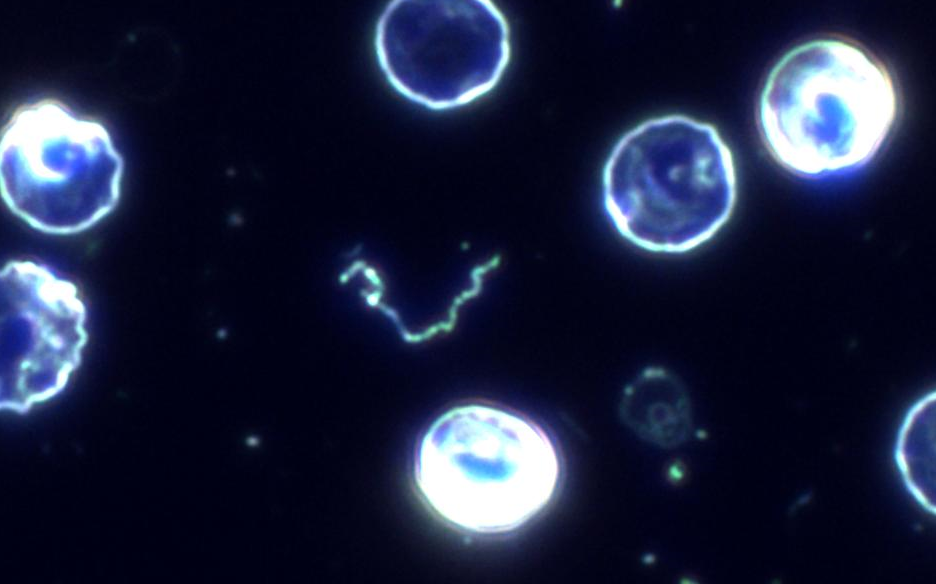
%> input picture Image_Processing_Assignment/Assignment_Input/IMG_11.png, 936 x 584 px
$ octave untitled.m   (GNU Octave 9; MATLAB toolbox functions it lacks are replaced by stand-ins)
%> lines starting %> are read from the running program, lines starting %| are printed output that depends on the picture

clear; close all;

% Task 1: Pre-processing -----------------------
% Step-1: Load input image
I = imread('IMG_11.png');
%> I is the input picture: size 584x936x3 uint8; mean R, G, B 27.5, 33.3, 59.9
figure, imshow(I),title('Original')

% Step-2: Covert image to grayscale
I_gray = rgb2gray(I);
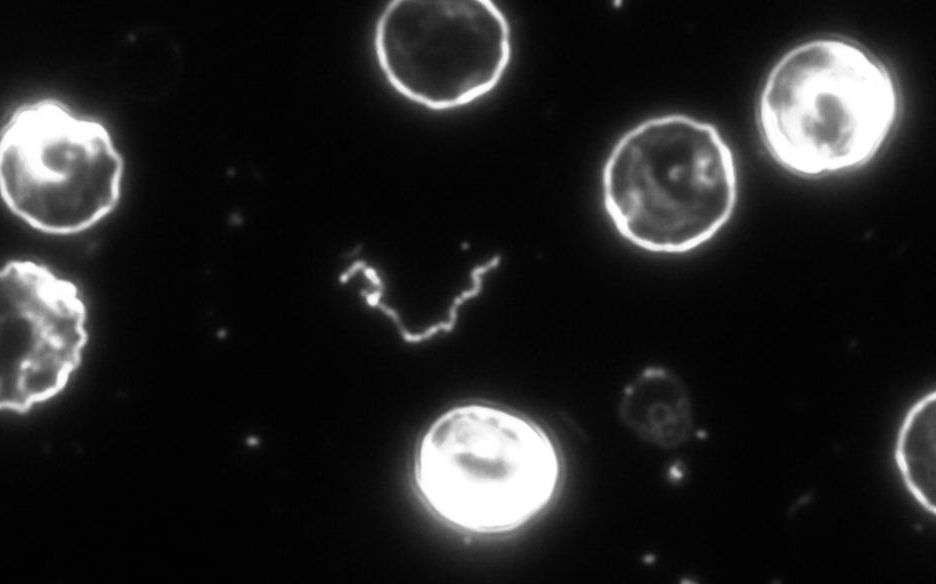
%> I_gray: size 584x936 uint8; min 2, max 255, mean 34.6
figure, imshow(I_gray),title('Grayscale')

% Step-3: Rescale image
rI_gray = imresize(I_gray,[512 NaN]);
figure, imshow(rI_gray),title('Resized')

%applying filter to enhance picture more
PSF = fspecial('motion',21,11); % making filter
Idouble = im2double(rI_gray); % converting it into double
blr = imfilter(Idouble,PSF,'conv','circular'); % applying filter
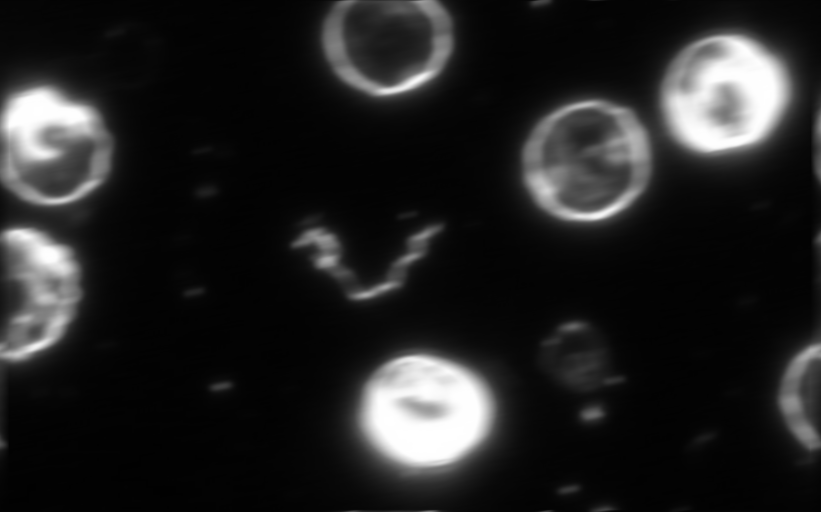
%> blr: size 512x821 double; min 0.00784, max 1, mean 0.136; mean of the top-left, top-right, bottom-left and bottom-right quarters 0.125, 0.198, 0.103, 0.116
figure(6) ;subplot(2,2,1)
imshow(blr)
title('Blurred Image')

re_new = deconvwnr(blr,PSF); % making unblr again
figure(6);subplot(2,2,2)
imshow(re_new)
title('Restored Blurred Image')

% 2nd step
%changing the background to make picture more clear

A = strel('disk',30);
new = imopen(re_new,A);
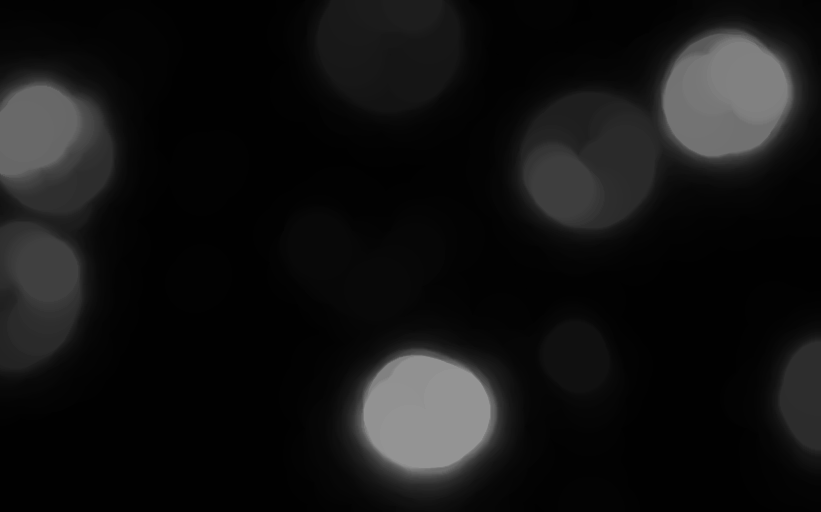
%> new: size 512x821 double; min 0.00779, max 0.584, mean 0.0784
my_pic = re_new - new;
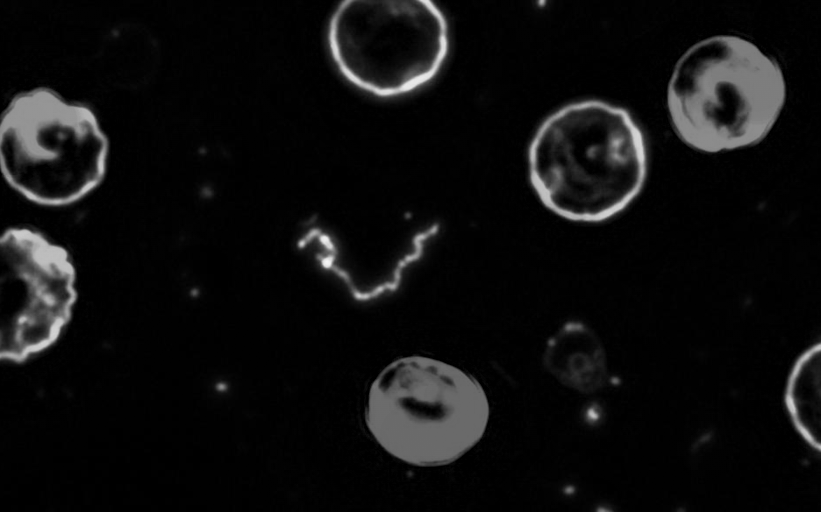
%> my_pic: size 512x821 double; min 0, max 0.961, mean 0.0573
figure(6)
subplot(2,2,3)
imshow(my_pic)
title('Orginal - Background')

% passing throw gaussian filter to fill more pores

filling = fspecial('gaussian',[50 50],3);
%> (the run ends here)

$ run again, with Image_Processing_Assignment/Assignment_Input/IMG_01.png copied over Image_Processing_Assignment/Assignment_Input/IMG_11.png
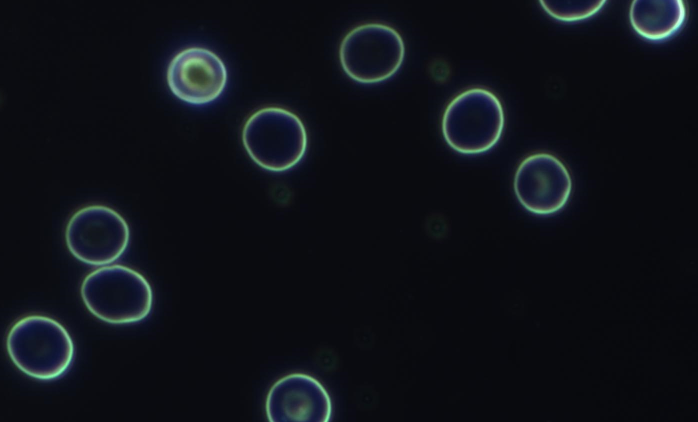
%> input picture Image_Processing_Assignment/Assignment_Input/IMG_01.png, 1396 x 844 px (shown at 1/2 size)
%> I is the input picture: size 844x1396x3 uint8; mean R, G, B 15.1, 18.4, 23.6
%> `new = imopen(re_new,A);`:
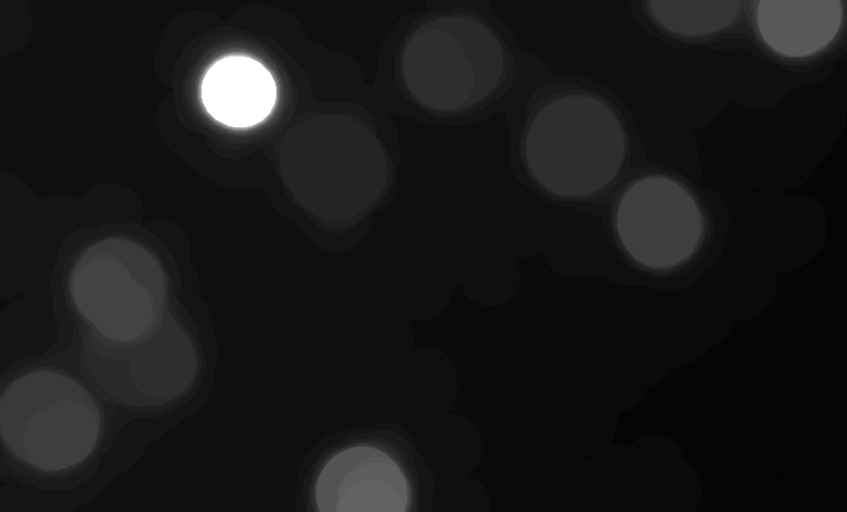
%> new: size 512x847 double; min 0.0314, max 0.224, mean 0.0498; drawn with min black and max white
%> `my_pic = re_new - new;`:
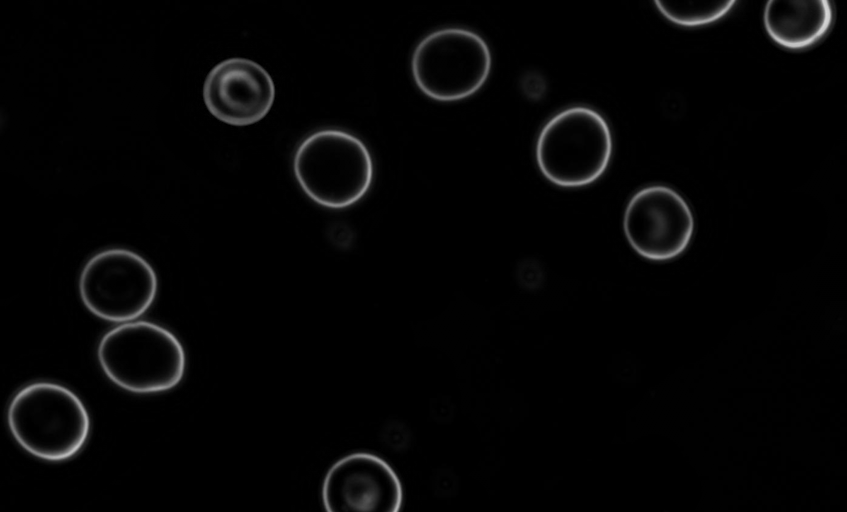
%> my_pic: size 512x847 double; min 0, max 0.839, mean 0.0202

$ run again, with Image_Processing_Assignment/Assignment_Input/IMG_02.png copied over Image_Processing_Assignment/Assignment_Input/IMG_11.png
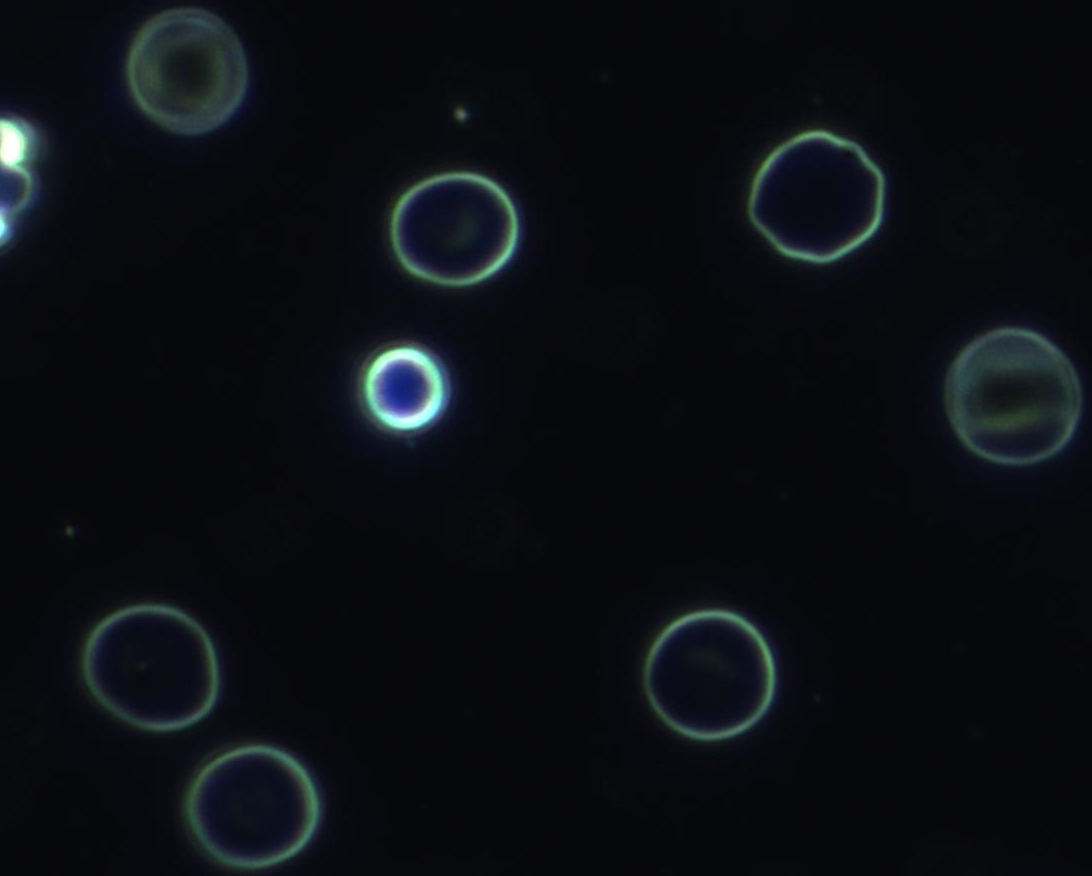
%> input picture Image_Processing_Assignment/Assignment_Input/IMG_02.png, 1092 x 876 px
%> I is the input picture: size 876x1092x3 uint8; mean R, G, B 11.7, 14.2, 18.9
%> `new = imopen(re_new,A);`:
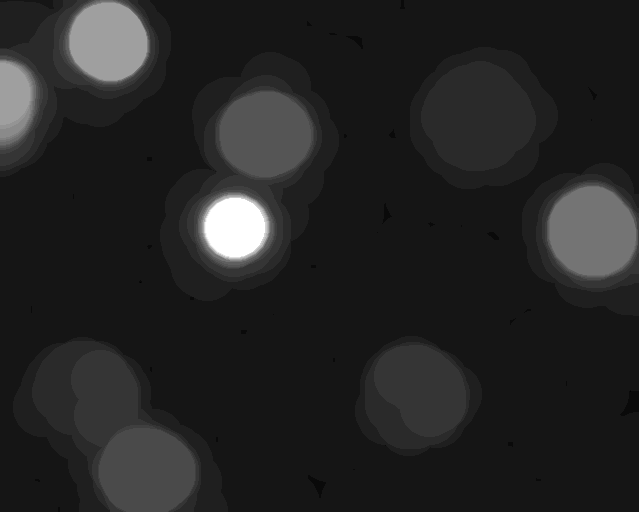
%> new: size 512x639 double; min 0.0235, max 0.118, mean 0.0369; drawn with min black and max white
%> `my_pic = re_new - new;`:
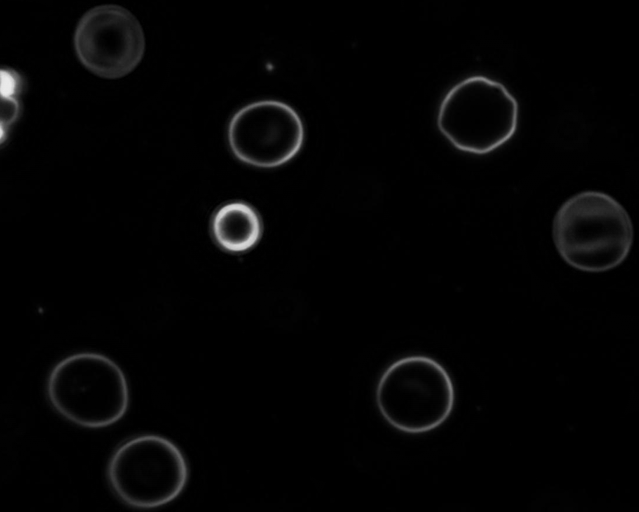
%> my_pic: size 512x639 double; min 0, max 0.918, mean 0.0174

$ run again, with Image_Processing_Assignment/Assignment_Input/IMG_03.png copied over Image_Processing_Assignment/Assignment_Input/IMG_11.png
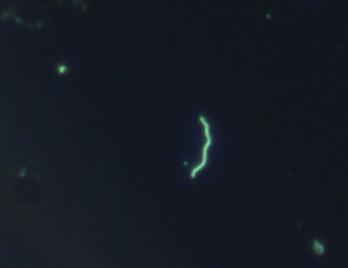
%> input picture Image_Processing_Assignment/Assignment_Input/IMG_03.png, 348 x 268 px
%> I is the input picture: size 268x348x3 uint8; mean R, G, B 21, 25.6, 34.9
%> `new = imopen(re_new,A);`:
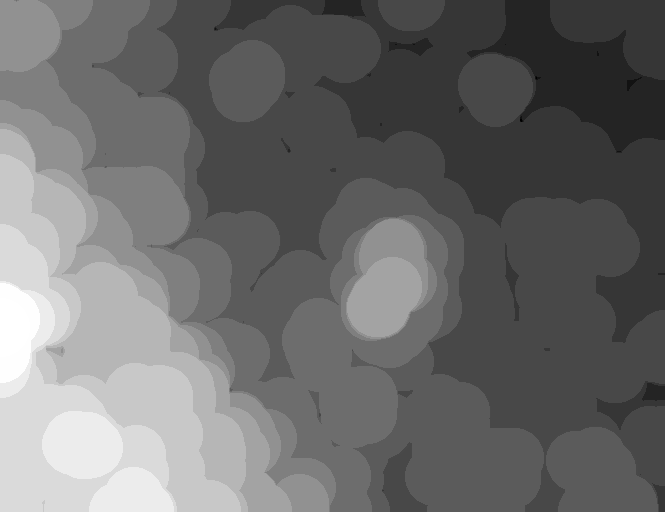
%> new: size 512x665 double; min 0.0667, max 0.122, mean 0.0899; drawn with min black and max white
%> `my_pic = re_new - new;`:
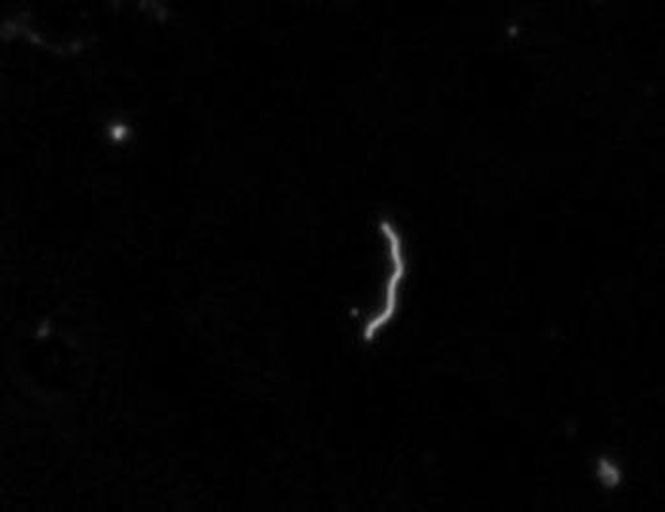
%> my_pic: size 512x665 double; min 0, max 0.631, mean 0.00926
